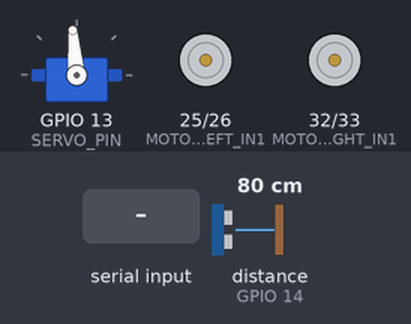
Simulated run of this program. Board: ESP32. Shown: servo, motor-driver pin pairs drawn as motors (green arrow = first pin HIGH = forward, orange = second pin HIGH = backward, longer = more drive). Wiring (inferred from the names in the program): ultrasonic range finder: trigger GPIO 27; echo GPIO 14. The inputs (shaded band) are chosen by the test bench; at power-on: distance to the obstacle (sensor on GPIO 14) 80 cm. The echo pulse lasts 58.3 µs per cm; nothing arrives over Bluetooth unless stated; servo pulses on a pin are drawn as a servo (544–2400 µs = 0–180°); what the program prints to the serial monitor is not drawn.

Above: at 5.4 s.
5.5 s: "F" received over the second serial link
At 7.2 s:
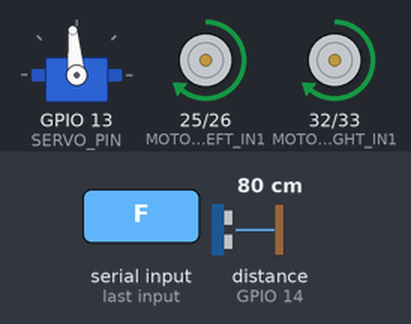
8.5 s: "B" received over the second serial link
At 10.6 s:
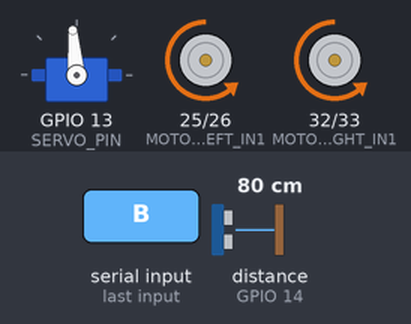
11.5 s: "L" received over the second serial link
At 13.4 s:
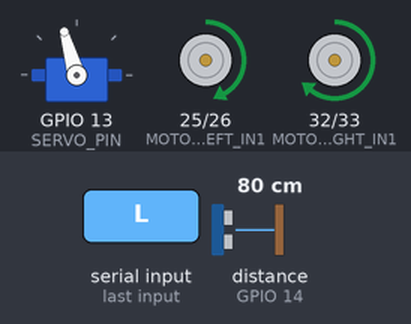
14.5 s: "f" received over the second serial link
17.5 s: distance to the obstacle (sensor on GPIO 14) set to 7 cm
19.0 s: distance to the obstacle (sensor on GPIO 14) set to 4 cm
At 19.17 s:
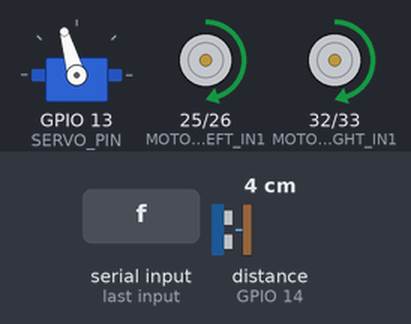
Timing chart, 0 to 22.0 s (numbered marks = the images above; inputs shaded):
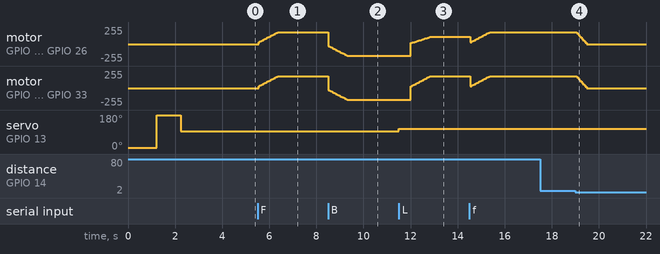

Measured:
- the behaviour switches between 6 and 5 cm on distance to the obstacle (sensor on GPIO 14) (found by bisection; images 3 and 4)
- after the input at 5.5 s, motor on GPIO 25 (MOTOR_LEFT_IN1) / GPIO 26 (MOTOR_LEFT_IN2), motor on GPIO 32 (MOTOR_RIGHT_IN1) / GPIO 33 (MOTOR_RIGHT_IN2): moves from stopped to forward 179/255 over 0.80 s, starting after 0.05 s
- after the input at 8.5 s, motor on GPIO 25 (MOTOR_LEFT_IN1) / GPIO 26 (MOTOR_LEFT_IN2), motor on GPIO 32 (MOTOR_RIGHT_IN1) / GPIO 33 (MOTOR_RIGHT_IN2): moves from forward 179/255 to backward 179/255 over 0.81 s, starting at once
- after the input at 11.5 s, motor on GPIO 25 (MOTOR_LEFT_IN1) / GPIO 26 (MOTOR_LEFT_IN2): moves from backward 179/255 to forward 108/255 over 0.80 s, starting after 0.52 s; motor on GPIO 32 (MOTOR_RIGHT_IN1) / GPIO 33 (MOTOR_RIGHT_IN2): moves from backward 179/255 to forward 179/255 over 0.80 s, starting after 0.52 s
- after the input at 17.5 s, every drawn part: stays the same
- after the input at 19.0 s, motor on GPIO 25 (MOTOR_LEFT_IN1) / GPIO 26 (MOTOR_LEFT_IN2), motor on GPIO 32 (MOTOR_RIGHT_IN1) / GPIO 33 (MOTOR_RIGHT_IN2): moves from forward 179/255 to stopped over 0.41 s, starting after 0.06 s

The program:

main.cpp
```cpp
#include <Arduino.h>
#include "BluetoothSerial.h"
// 移除ESP32Servo库，使用手动PWM控制

// 电机1引脚定义 (右电机 - Right Motor)
#define MOTOR_RIGHT_IN1 32    // 右电机的IN1引脚
#define MOTOR_RIGHT_IN2 33    // 右电机的IN2引脚

// 电机2引脚定义 (左电机 - Left Motor)
#define MOTOR_LEFT_IN1 25     // 左电机的IN1引脚
#define MOTOR_LEFT_IN2 26     // 左电机的IN2引脚

// 超声波模块引脚定义
#define TRIG_PIN 27           // 超声波模块的Trig引脚
#define ECHO_PIN 14           // 超声波模块的Echo引脚

// 舵机引脚定义
#define SERVO_PIN 13          // MG996R舵机信号线连接到GPIO13

// PWM参数设置
#define PWM_FREQ 1000         // 电机PWM频率
#define PWM_RESOLUTION 8      // 电机PWM分辨率，8位，0-255

// 舵机PWM参数
#define SERVO_PWM_FREQ 50     // 舵机PWM频率 50Hz
#define SERVO_PWM_RESOLUTION 16 // 舵机PWM分辨率 16位，0-65535
#define SERVO_PWM_CHANNEL 8   // 舵机PWM通道（避开电机通道4-7）

// PWM通道分配 - 避免与舵机库冲突
#define PWM_CHANNEL_RIGHT_1 4  // 右电机-IN1的PWM通道（避开0-3通道）
#define PWM_CHANNEL_RIGHT_2 5  // 右电机-IN2的PWM通道
#define PWM_CHANNEL_LEFT_1 6   // 左电机-IN1的PWM通道
#define PWM_CHANNEL_LEFT_2 7   // 左电机-IN2的PWM通道

// 超声波参数
#define MAX_DISTANCE 400      // 最大测距范围(cm)
#define TIMEOUT_US 30000      // 超时时间(微秒)
#define OBSTACLE_THRESHOLD 5  // 障碍物检测阈值(cm)

// 舵机参数
#define SERVO_CENTER 92       // 舵机中心位置（往右补偿2度）
#define SERVO_TURN_ANGLE 10   // 转向时舵机偏转角度
#define SERVO_MIN_ANGLE 10    // 舵机最小角度限制
#define SERVO_MAX_ANGLE 170   // 舵机最大角度限制

// 创建蓝牙串口对象
BluetoothSerial SerialBT;

// 舵机控制变量（手动PWM）- MG996R专用脉宽范围
int servoMinPulse = 1638;   // 0.5ms对应的PWM值 (0.5ms/20ms * 65536 ≈ 1638)
int servoMaxPulse = 8192;   // 2.5ms对应的PWM值 (2.5ms/20ms * 65536 ≈ 8192)
int servoCenterPulse = 4915; // 1.5ms对应的PWM值 (1.5ms/20ms * 65536 ≈ 4915)

// 超声波检测变量
bool obstacleDetected = false;
unsigned long lastDistanceCheck = 0;
unsigned long distanceCheckInterval = 100; // 每100ms检测一次距离

// 软启动参数
int maxMotorSpeed = 180;      // 最大速度调整为70% (255 * 0.7 = 178)
int currentSpeed = 0;         // 当前速度
int minSpeed = 30;            // 最小启动速度
int speedStep = 10;           // 每次速度递增值
int speedDelay = 50;          // 速度递增间隔(ms)

// 电机状态枚举
enum MotorState {
  STOPPED,
  FORWARD,
  BACKWARD,
  LEFT,
  RIGHT
};

// 动作阶段枚举
enum ActionPhase {
  PHASE_IDLE,           // 空闲状态
  PHASE_SERVO_MOVING,   // 舵机运动阶段
  PHASE_MOTOR_RUNNING,  // 电机运行阶段
  PHASE_MOTOR_STOPPING, // 电机停止阶段
  PHASE_SERVO_RETURNING // 舵机回正阶段
};

MotorState currentMotorState = STOPPED;
MotorState targetMotorState = STOPPED;

// 舵机控制变量
int currentServoAngle = SERVO_CENTER;    // 当前舵机角度
int targetServoAngle = SERVO_CENTER;     // 目标舵机角度
bool servoNeedsUpdate = false;           // 舵机是否需要更新

// 动作阶段控制变量
ActionPhase currentPhase = PHASE_IDLE;
MotorState pendingMotorState = STOPPED;  // 等待执行的电机状态
unsigned long phaseStartTime = 0;        // 阶段开始时间
unsigned long servoMoveDelay = 500;      // 舵机运动等待时间(ms)
unsigned long motorStopDelay = 300;      // 电机停止等待时间(ms)

// 函数声明
void motorsStop();
void motorsForward();
void motorsBackward();
void motorsLeft();
void motorsRight();
void processBluetoothCommand();
void updateMotorSpeed();
void setMotorDirection(MotorState direction);
float measureDistance();
void checkObstacle();
void updateServoPosition();
void updateActionPhase();
void startTurnSequence(MotorState turnDirection);
void startStopSequence();
void servoWriteAngle(int angle);  // 手动舵机控制函数

void setup() {
  // 初始化串口监视器
  Serial.begin(115200);

  // 初始化蓝牙
  SerialBT.begin("ESP32_Motor_Control");
  Serial.println("蓝牙已启动，设备名称：ESP32_Motor_Control");
  Serial.println("蓝牙控制命令：");
  Serial.println("F = 前进, B = 后退, L = 左转, R = 右转, S = 停止");
  Serial.print("最大电机速度设置为: ");
  Serial.print(maxMotorSpeed);
  Serial.println(" (70% 功率)");  Serial.println("障碍物检测已启用，阈值: 5cm");
    // 配置超声波引脚
  pinMode(TRIG_PIN, OUTPUT);  pinMode(ECHO_PIN, INPUT);
  digitalWrite(TRIG_PIN, LOW);

  Serial.println("开始配置PWM通道和电机引脚...");

  // 配置所有PWM通道
  ledcSetup(PWM_CHANNEL_RIGHT_1, PWM_FREQ, PWM_RESOLUTION);
  ledcSetup(PWM_CHANNEL_RIGHT_2, PWM_FREQ, PWM_RESOLUTION);
  ledcSetup(PWM_CHANNEL_LEFT_1, PWM_FREQ, PWM_RESOLUTION);
  ledcSetup(PWM_CHANNEL_LEFT_2, PWM_FREQ, PWM_RESOLUTION);

  // 将PWM通道绑定到引脚
  ledcAttachPin(MOTOR_RIGHT_IN1, PWM_CHANNEL_RIGHT_1);
  ledcAttachPin(MOTOR_RIGHT_IN2, PWM_CHANNEL_RIGHT_2);
  ledcAttachPin(MOTOR_LEFT_IN1, PWM_CHANNEL_LEFT_1);
  ledcAttachPin(MOTOR_LEFT_IN2, PWM_CHANNEL_LEFT_2);

  // 立即将所有PWM输出设置为0，确保电机不会意外启动
  ledcWrite(PWM_CHANNEL_RIGHT_1, 0);
  ledcWrite(PWM_CHANNEL_RIGHT_2, 0);
  ledcWrite(PWM_CHANNEL_LEFT_1, 0);
  ledcWrite(PWM_CHANNEL_LEFT_2, 0);

  Serial.println("所有电机PWM通道已初始化为0");  delay(100);  // 短暂延时确保设置生效

  // 初始化舵机PWM（在电机PWM设置之后）
  Serial.println("正在初始化舵机PWM...");
  ledcSetup(SERVO_PWM_CHANNEL, SERVO_PWM_FREQ, SERVO_PWM_RESOLUTION);
  ledcAttachPin(SERVO_PIN, SERVO_PWM_CHANNEL);
  delay(100);  // 等待PWM初始化
    // 舵机初始化测试序列
  Serial.println("舵机强制重置序列：");

  Serial.println("步骤1: 设置为0度");
  servoWriteAngle(0);
  delay(1000);

  Serial.println("步骤2: 设置为180度");
  servoWriteAngle(180);
  delay(1000);

  Serial.println("步骤3: 设置为90度");
  servoWriteAngle(90);
  delay(1000);

  Serial.println("步骤4: 设置为中心位置");
  servoWriteAngle(SERVO_CENTER);  // 舵机初始化到中心位置
  Serial.print("舵机已初始化到中心位置(");
  Serial.print(SERVO_CENTER);
  Serial.print("度，角度范围: ");
  Serial.print(SERVO_MIN_ANGLE);
  Serial.print("-");
  Serial.print(SERVO_MAX_ANGLE);
  Serial.println("度)");
  delay(1000);  // 等待舵机到位

  // 初始状态：所有电机停止
  motorsStop();

  Serial.println("系统初始化完成");
  Serial.println("按下按钮开始电机测试，或使用蓝牙控制...");
}

// 测量距离函数
float measureDistance() {
  // 确保Trig引脚为低电平
  digitalWrite(TRIG_PIN, LOW);
  delayMicroseconds(2);

  // 发送10微秒高电平脉冲触发测距
  digitalWrite(TRIG_PIN, HIGH);
  delayMicroseconds(10);
  digitalWrite(TRIG_PIN, LOW);

  // 测量Echo引脚高电平持续时间
  unsigned long duration = pulseIn(ECHO_PIN, HIGH, TIMEOUT_US);

  // 如果超时，返回-1表示测距失败
  if (duration == 0) {
    return -1;
  }

  // 计算距离(cm)
  float distance = (duration * 0.034) / 2;

  return distance;
}

// 检查障碍物函数
void checkObstacle() {
  unsigned long currentTime = millis();

  if (currentTime - lastDistanceCheck >= distanceCheckInterval) {
    lastDistanceCheck = currentTime;

    float distance = measureDistance();
      if (distance > 0 && distance <= OBSTACLE_THRESHOLD) {
      if (!obstacleDetected) {
        obstacleDetected = true;
        Serial.print("检测到障碍物！距离: ");
        Serial.print(distance, 1);
        Serial.println(" cm");
        SerialBT.println("Obstacle detected! Forward/Turn commands blocked");

        // 如果当前正在前进或转向，立即停止
        if (targetMotorState == FORWARD || targetMotorState == LEFT || targetMotorState == RIGHT) {
          motorsStop();
          Serial.println("因检测到障碍物，电机已停止");
          SerialBT.println("Motors stopped due to obstacle");
        }
      }    } else if (distance > OBSTACLE_THRESHOLD || distance == -1) {
      if (obstacleDetected) {
        obstacleDetected = false;
        if (distance > 0) {
          Serial.print("障碍物已移除，距离: ");
          Serial.print(distance, 1);
          Serial.println(" cm");
        } else {
          Serial.println("测距信号丢失，假设无障碍物");
        }
        SerialBT.println("Obstacle cleared! All commands available");
      }
    }
  }
}

// 设置电机方向（不改变速度）
void setMotorDirection(MotorState direction) {
  switch(direction) {
    case FORWARD:
      // 右电机正转方向
      ledcWrite(PWM_CHANNEL_RIGHT_2, 0);
      // 左电机正转方向
      ledcWrite(PWM_CHANNEL_LEFT_2, 0);
      break;

    case BACKWARD:
      // 右电机反转方向
      ledcWrite(PWM_CHANNEL_RIGHT_1, 0);
      // 左电机反转方向
      ledcWrite(PWM_CHANNEL_LEFT_1, 0);
      break;
    case LEFT:
      // 左转：两个电机都前进，但左电机会比右电机慢
      ledcWrite(PWM_CHANNEL_RIGHT_2, 0);
      ledcWrite(PWM_CHANNEL_LEFT_2, 0);
      break;

    case RIGHT:
      // 右转：两个电机都前进，但右电机会比左电机慢
      ledcWrite(PWM_CHANNEL_RIGHT_2, 0);
      ledcWrite(PWM_CHANNEL_LEFT_2, 0);
      break;

    case STOPPED:
    default:
      ledcWrite(PWM_CHANNEL_RIGHT_1, 0);
      ledcWrite(PWM_CHANNEL_RIGHT_2, 0);
      ledcWrite(PWM_CHANNEL_LEFT_1, 0);
      ledcWrite(PWM_CHANNEL_LEFT_2, 0);
      break;
  }
}

// 更新电机速度（软启动/软停止）
void updateMotorSpeed() {
  static unsigned long lastSpeedUpdate = 0;

  if (millis() - lastSpeedUpdate < speedDelay) {
    return;
  }

  lastSpeedUpdate = millis();

  // 只在空闲状态或电机运行阶段才更新电机
  if (currentPhase != PHASE_IDLE && currentPhase != PHASE_MOTOR_RUNNING && currentPhase != PHASE_MOTOR_STOPPING) {
    return;
  }

  if (targetMotorState == STOPPED) {
    if (currentSpeed > 0) {
      currentSpeed -= speedStep * 2;
      if (currentSpeed < 0) currentSpeed = 0;

      if (currentSpeed == 0) {
        currentMotorState = STOPPED;
        setMotorDirection(STOPPED);
      }
    }
  } else {
    if (currentMotorState != targetMotorState) {
      currentSpeed = minSpeed;
      currentMotorState = targetMotorState;
      setMotorDirection(currentMotorState);
    } else if (currentSpeed < maxMotorSpeed) {
      currentSpeed += speedStep;
      if (currentSpeed > maxMotorSpeed) {
        currentSpeed = maxMotorSpeed;
      }
    }
  }
  // 应用当前速度
  if (currentSpeed > 0 && currentMotorState != STOPPED) {
    switch(currentMotorState) {
      case FORWARD:
        ledcWrite(PWM_CHANNEL_RIGHT_1, currentSpeed);
        ledcWrite(PWM_CHANNEL_LEFT_1, currentSpeed);
        break;

      case BACKWARD:
        ledcWrite(PWM_CHANNEL_RIGHT_2, currentSpeed);
        ledcWrite(PWM_CHANNEL_LEFT_2, currentSpeed);
        break;

      case LEFT:
        // 左转：右电机全速，左电机减速
        ledcWrite(PWM_CHANNEL_RIGHT_1, currentSpeed);
        ledcWrite(PWM_CHANNEL_LEFT_1, currentSpeed * 0.6);  // 左电机60%速度
        break;

      case RIGHT:
        // 右转：左电机全速，右电机减速
        ledcWrite(PWM_CHANNEL_RIGHT_1, currentSpeed * 0.6);  // 右电机60%速度
        ledcWrite(PWM_CHANNEL_LEFT_1, currentSpeed);
        break;
    }
  }
}

// 更新舵机位置
void updateServoPosition() {
  if (servoNeedsUpdate) {
    Serial.print("舵机开始转动：从 ");
    Serial.print(currentServoAngle);
    Serial.print("度 到 ");
    Serial.print(targetServoAngle);
    Serial.println("度");
      currentServoAngle = targetServoAngle;
    servoWriteAngle(currentServoAngle);
    servoNeedsUpdate = false;

    Serial.print("舵机转动完成，当前角度: ");
    Serial.print(currentServoAngle);
    Serial.println("度");

    // 检查舵机是否正常响应
    if (currentServoAngle == SERVO_CENTER) {
      Serial.println("舵机回中完成");
    } else {
      Serial.println("舵机转向完成");
    }
  }
}

// 开始转向序列：舵机先动，然后电机
void startTurnSequence(MotorState turnDirection) {
  if (currentPhase != PHASE_IDLE) {
    Serial.println("动作进行中，忽略新命令");
    return;
  }

  pendingMotorState = turnDirection;
  currentPhase = PHASE_SERVO_MOVING;
  phaseStartTime = millis();

  // 设置舵机目标角度
  if (turnDirection == LEFT) {
    targetServoAngle = SERVO_CENTER + SERVO_TURN_ANGLE;
    Serial.println("开始左转序列：舵机先转动");
    SerialBT.println("Starting LEFT turn: Servo moving first");
  } else if (turnDirection == RIGHT) {
    targetServoAngle = SERVO_CENTER - SERVO_TURN_ANGLE;
    Serial.println("开始右转序列：舵机先转动");
    SerialBT.println("Starting RIGHT turn: Servo moving first");
  }
  servoNeedsUpdate = true;
}

// 开始停止序列：电机先停，然后舵机回正
void startStopSequence() {
  if (currentPhase == PHASE_MOTOR_RUNNING) {
    currentPhase = PHASE_MOTOR_STOPPING;
    phaseStartTime = millis();
    targetMotorState = STOPPED;
    Serial.println("开始停止序列：电机先停止");
    SerialBT.println("Starting stop sequence: Motors stopping first");
  }
}

// 更新动作阶段
void updateActionPhase() {
  unsigned long currentTime = millis();

  switch (currentPhase) {
    case PHASE_SERVO_MOVING:
      // 等待舵机转动完成
      if (currentTime - phaseStartTime >= servoMoveDelay) {
        currentPhase = PHASE_MOTOR_RUNNING;
        targetMotorState = pendingMotorState;
        Serial.println("舵机转动完成，启动电机");
        SerialBT.println("Servo positioned, starting motors");
      }
      break;

    case PHASE_MOTOR_STOPPING:
      // 等待电机停止完成
      if (currentMotorState == STOPPED && currentTime - phaseStartTime >= motorStopDelay) {
        currentPhase = PHASE_SERVO_RETURNING;
        phaseStartTime = currentTime;
        targetServoAngle = SERVO_CENTER;
        servoNeedsUpdate = true;
        Serial.println("电机停止完成，舵机回正");
        SerialBT.println("Motors stopped, servo returning to center");
      }
      break;

    case PHASE_SERVO_RETURNING:
      // 等待舵机回正完成
      if (currentTime - phaseStartTime >= servoMoveDelay) {
        currentPhase = PHASE_IDLE;
        Serial.println("停止序列完成");
        SerialBT.println("Stop sequence completed");
      }
      break;

    case PHASE_MOTOR_RUNNING:
    case PHASE_IDLE:
    default:
      // 这些状态不需要自动转换
      break;
  }
}

// 双电机停止函数
void motorsStop() {
  if (currentPhase == PHASE_MOTOR_RUNNING && (currentMotorState == LEFT || currentMotorState == RIGHT)) {
    // 如果当前是转向状态，启动停止序列
    startStopSequence();
  } else {
    // 直接停止
    targetMotorState = STOPPED;
    currentPhase = PHASE_IDLE;
    Serial.println("正在停止电机...");
    SerialBT.println("Stopping motors...");
  }
}

// 双电机前进函数 - 添加障碍物检测
void motorsForward() {
  if (obstacleDetected) {
    Serial.println("检测到障碍物，拒绝前进命令");
    SerialBT.println("Obstacle detected, FORWARD command blocked");
    return;
  }
  targetMotorState = FORWARD;
  Serial.println("电机前进");
  SerialBT.println("Motors FORWARD");
}

// 双电机后退函数 - 后退不受障碍物限制
void motorsBackward() {
  targetMotorState = BACKWARD;
  Serial.println("电机后退");
  SerialBT.println("Motors BACKWARD");
}

// 左转函数 - 添加障碍物检测
void motorsLeft() {
  if (obstacleDetected) {
    Serial.println("检测到障碍物，拒绝左转命令");
    SerialBT.println("Obstacle detected, LEFT command blocked");
    return;
  }
  startTurnSequence(LEFT);
}

// 右转函数 - 添加障碍物检测
void motorsRight() {
  if (obstacleDetected) {
    Serial.println("检测到障碍物，拒绝右转命令");
    SerialBT.println("Obstacle detected, RIGHT command blocked");
    return;
  }
  startTurnSequence(RIGHT);
}

// 修改处理蓝牙命令函数 - 保持原有逻辑
void processBluetoothCommand() {
  if (SerialBT.available()) {
    char command = SerialBT.read();
    Serial.print("收到蓝牙命令: ");
    Serial.print(command);
    Serial.print(" (ASCII: ");
    Serial.print((int)command);
    Serial.println(")");
      // 紧急停止
    if (command == 'S' || command == 's') {
      motorsStop();
      return;
    }

    switch(command) {
      case 'F':  // 前进
      case 'f':
        motorsForward();
        break;

      case 'B':  // 后退
      case 'b':
        motorsBackward();
        break;

      case 'L':  // 左转
      case 'l':
        motorsLeft();
        break;

      case 'R':  // 右转
      case 'r':
        motorsRight();
        break;

      // 移除所有速度控制case，包括0-9和:
      // 如果收到数字命令，给出提示
      case '0':
      case '1':
      case '2':
      case '3':
      case '4':
      case '5':
      case '6':
      case '7':
      case '8':
      case '9':
      case ':':
        Serial.println("速度控制已禁用，使用固定速度");
        SerialBT.println("Speed control disabled, using fixed speed");
        break;

      default:
        Serial.print("未知命令，ASCII码: ");
        Serial.println((int)command);
        SerialBT.print("Unknown command: ");
        SerialBT.println(command);
        SerialBT.println("Commands: F=Forward, B=Backward, L=Left, R=Right, S=Stop");
        break;
    }
  }
}

// 手动舵机控制函数：将角度(10-170)转换为PWM值
void servoWriteAngle(int angle) {
  // 限制角度范围到安全区间
  if (angle < SERVO_MIN_ANGLE) angle = SERVO_MIN_ANGLE;
  if (angle > SERVO_MAX_ANGLE) angle = SERVO_MAX_ANGLE;

  // 将角度(0-180)映射到PWM值(servoMinPulse-servoMaxPulse)
  int pwmValue = map(angle, 0, 180, servoMinPulse, servoMaxPulse);

  // 输出PWM信号
  ledcWrite(SERVO_PWM_CHANNEL, pwmValue);
    Serial.print("舵机设置角度: ");
  Serial.print(angle);
  Serial.print("度 (限制范围: ");
  Serial.print(SERVO_MIN_ANGLE);
  Serial.print("-");
  Serial.print(SERVO_MAX_ANGLE);
  Serial.print("度), PWM值: ");
  Serial.print(pwmValue);
  Serial.println(" (脉宽范围: 0.5ms-2.5ms)");
}

void loop() {
  // 检查障碍物（最高优先级）
  checkObstacle();

  // 处理蓝牙命令
  processBluetoothCommand();

  // 更新动作阶段控制
  updateActionPhase();

  // 更新电机速度（软启动/软停止）
  updateMotorSpeed();

  // 更新舵机位置
  updateServoPosition();

  delay(10);
}
```
